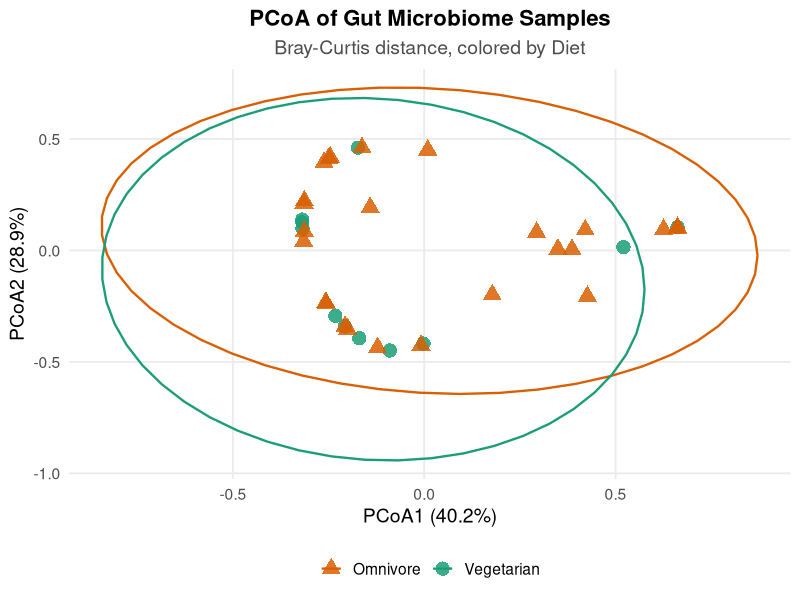

This chart was generated by the following R code:
library(vegan)
library(ggplot2)

df <- read.csv("top_5_genera_per_sample.csv")

n_samples <- nrow(df)
abund_matrix <- matrix(0, nrow = n_samples, ncol = 3)
rownames(abund_matrix) <- df$Sample
colnames(abund_matrix) <- c("Desulfovibrio", "Klebsiella", "Proteus")

for(i in 1:n_samples) {
  # Genus 1
  if(df$Genus_label_1[i] == "Desulfovibrio") {
    abund_matrix[i, "Desulfovibrio"] <- df$Abundance_1[i]
  } else if(df$Genus_label_1[i] == "Klebsiella") {
    abund_matrix[i, "Klebsiella"] <- df$Abundance_1[i]
  } else if(df$Genus_label_1[i] == "Proteus") {
    abund_matrix[i, "Proteus"] <- df$Abundance_1[i]
  }
  
  # Genus 2
  if(df$Genus_label_2[i] == "Desulfovibrio") {
    abund_matrix[i, "Desulfovibrio"] <- df$Abundance_2[i]
  } else if(df$Genus_label_2[i] == "Klebsiella") {
    abund_matrix[i, "Klebsiella"] <- df$Abundance_2[i]
  } else if(df$Genus_label_2[i] == "Proteus") {
    abund_matrix[i, "Proteus"] <- df$Abundance_2[i]
  }
  
  # Genus 3
  if(df$Genus_label_3[i] == "Desulfovibrio") {
    abund_matrix[i, "Desulfovibrio"] <- df$Abundance_3[i]
  } else if(df$Genus_label_3[i] == "Klebsiella") {
    abund_matrix[i, "Klebsiella"] <- df$Abundance_3[i]
  } else if(df$Genus_label_3[i] == "Proteus") {
    abund_matrix[i, "Proteus"] <- df$Abundance_3[i]
  }
}

total_abund <- rowSums(abund_matrix)
valid <- total_abund > 0

abund_matrix <- abund_matrix[valid, ]
samples_valid <- df$Sample[valid]
diet_valid    <- df$Diet[valid]

cat("Samples kept:", sum(valid), "\n")
cat("Samples removed (all zeros):", sum(!valid), "\n")

#Bray-Curtis distance
dist_bray <- vegdist(abund_matrix, method = "bray")

pcoa_result <- cmdscale(dist_bray, k = 2, eig = TRUE)

pcoa_coords <- data.frame(
  Sample = samples_valid,
  PC1    = pcoa_result$points[,1],
  PC2    = pcoa_result$points[,2],
  Diet   = diet_valid
)

# Calculate variance 
eigenvals <- pcoa_result$eig
var_explained <- (eigenvals / sum(eigenvals)) * 100
pc1_label <- paste0("PCoA1 (", round(var_explained[1], 1), "%)")
pc2_label <- paste0("PCoA2 (", round(var_explained[2], 1), "%)")

ggplot(pcoa_coords, aes(x = PC1, y = PC2, color = Diet, shape = Diet)) +
  geom_point(size = 4.5, alpha = 0.85) +
  stat_ellipse(level = 0.95, linewidth = 0.8) +
  labs(
    title = "PCoA of Gut Microbiome Samples",
    subtitle = "Bray-Curtis distance, colored by Diet",
    x = pc1_label,
    y = pc2_label
  ) +
  scale_color_manual(values = c("Vegetarian" = "#1b9e77", "Omnivore" = "#d95f02")) +
  scale_shape_manual(values = c("Vegetarian" = 16, "Omnivore" = 17)) +
  theme_minimal(base_size = 14) +
  theme(
    plot.title = element_text(face = "bold", hjust = 0.5, size = 16),
    plot.subtitle = element_text(hjust = 0.5, color = "grey30"),
    legend.position = "bottom",
    legend.title = element_blank(),
    panel.grid.minor = element_blank()
  )
